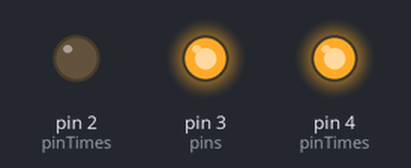
The sketch below on a simulated Arduino Uno, built with avr-gcc and run on an emulated ATmega328P. Shown: output pins drawn as LEDs (lit = HIGH).

Above: at 0.2 s.
At 0.7 s:
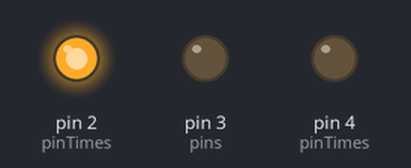
At 1.2 s:
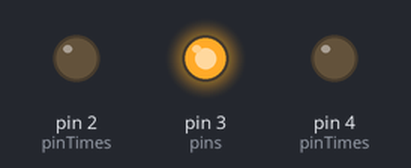
At 2.5 s:
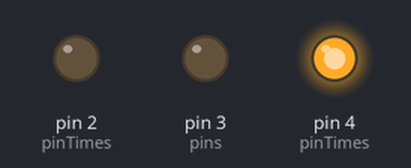
At 3.8 s:
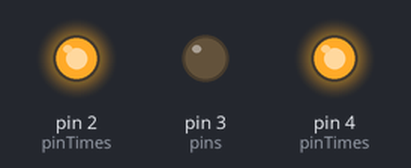
At 5.5 s:
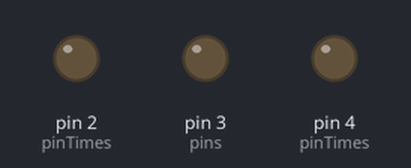
Timing chart, 0 to 7.9 s (numbered marks = the images above):
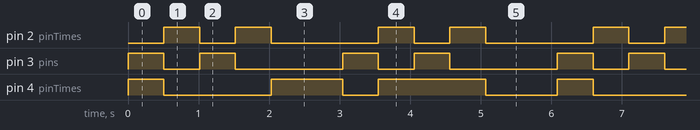

The sketch:

RelayFixedTimingsV1.ino
```cpp
//This Just Has 3 Pin Test Values...Rockband Values In V2

//Explanation: This Is Code To Control Arduino Digital Pins, With Set Times For Toggles
//To Make This Code Work With Your Values, Do The Following:
/*
 * 1.) Update pinTimes" First Number Is Digital Pin Number, Rest Are Times For Toggles
 * 2.) Set Length Of Cout And Value Of pins To Reflect Number o=Of Pins
 * 3.) Set totalTime To Reflect Total Time Length
 */


int pinTimes[3][31] = {{2, 500, 1000, 1500, 2000}, {3, 0, 500, 1000, 1500}, {4, 0, 500, 2000, 3000}};
int count[3];
int pins = 3;
int totalTime = 3000;

void setup() {
  // put your setup code here, to run once:

  pinMode(2, OUTPUT);
  pinMode(3, OUTPUT);
  pinMode(4, OUTPUT);

  for (int i = 0; i < pins; i++) {
    count[i] = 1 ;
  }

}

void loop() {
  // put your main code here, to run repeatedly:

  for (int i = 0; i < totalTime; i++) {
    for (int n = 0; n < pins; n++) {
      if (pinTimes[n][count[n]] == i) {

        //Toggle
        if (digitalRead(pinTimes[n][0]) == LOW) {
        digitalWrite(pinTimes[n][0], HIGH);
        }
        else {
          digitalWrite(pinTimes[n][0], LOW);
        }

        count[n]++;

      }
    }

    delay(1);
  }

  for (int i = 0; i < pins; i++) {
    count[i] = 1 ;
  }
}
```

Measured:
- by itself, pin 2 (pinTimes), pin 3 (pins): repeats every 3.0 s: LOW 0.51 s, HIGH 0.51 s, LOW 1.5 s, HIGH 0.51 s
- by itself, pin 4 (pinTimes): repeats every 6.1 s: LOW 1.5 s, HIGH 1.0 s, LOW 0.51 s, HIGH 1.5 s, LOW 1.0 s, HIGH 0.51 s
- by itself, everything shown: repeats every 6.1 s, in 10 steps
